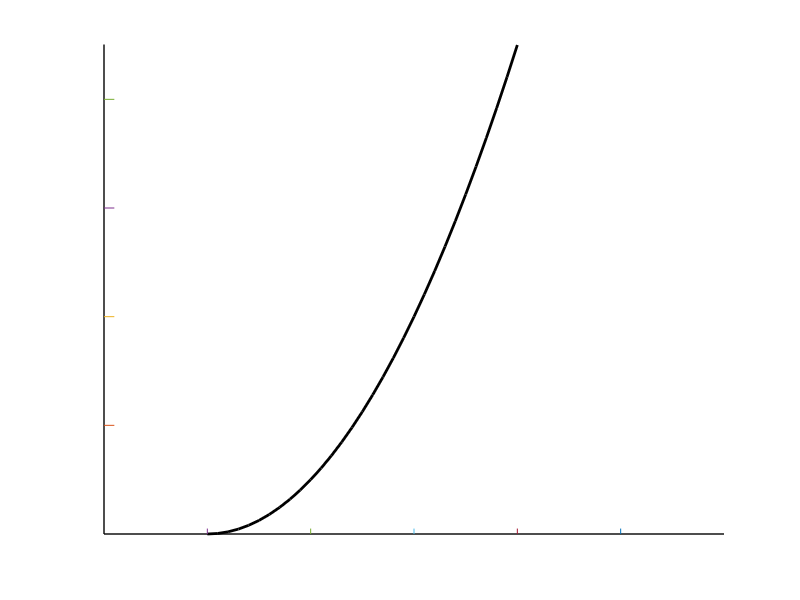
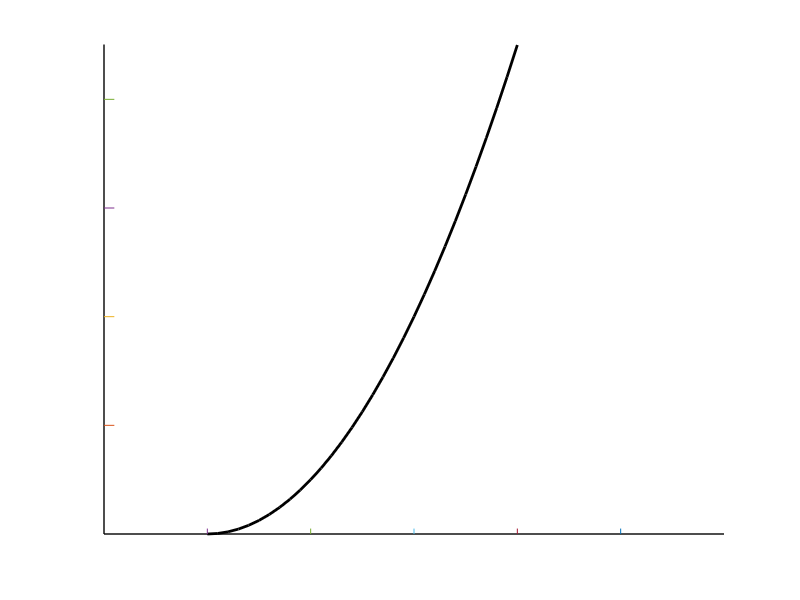

Source code (MATLAB) for these figures, in order:
#nMOSFET characteristics showing Early voltage's effect'

clf
hold on

kn=0.0002;
vt=1;


IDp=@(vds) kn.*vds.^2./2;					%pinch off curve

%axis
plot([0,6],[0,0],'linewidth',1,'color','black')
plot([0,0],[0,0.003],'linewidth',1,'color','black')


vgs=vt:0.1:4;
vds=vgs-vt;
plot(vgs,IDp(vds),'linewidth',2,'color','black')

%ticks

v=[1,2,3,4,5]
for vds=v;
plot([vds,vds],[0,0.00001])
endfor

i=[2,4,6,8,10]
for ids=0.0001.*i;
plot([0,0.1],[ids,ids])
endfor

axis([0 ,6,0,0.0009])
axis off
grid off

print -demf nMOSFETenhancementPinchoff.emf
print -deps nMOSFETenhancementPinchoff.eps
